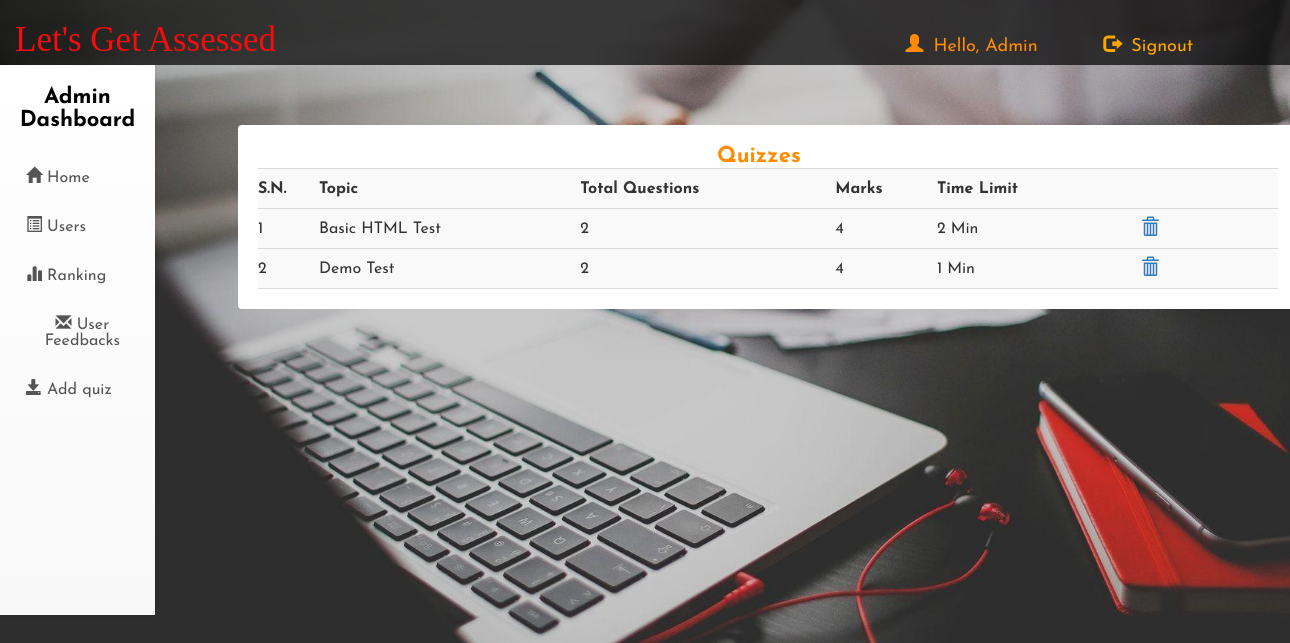
/adminpage.php (signed in), run on the app's committed database.
### tables this page shows
CREATE TABLE `quiz` (
  `qid` varchar(15) NOT NULL,
  `topic` varchar(30) NOT NULL,
  `total que` int(5) NOT NULL,
  `marks` float NOT NULL,
  `time limit` int(30) NOT NULL,
  `Des` varchar(50) NOT NULL
);

### adminpage.php (the view, shortened to what this page needs)
<?php
$q=1;
?>
<?php
    include "dbconnection.php";
    $email=$_SESSION['email'];
    $password=$_SESSION['password'];
    $sql="SELECT `name` FROM `admin` WHERE `email` LIKE '$email' AND `password` LIKE '$password'";
    $result=$conn->query($sql);
    $name = $result->fetch_assoc()
?>
<!DOCTYPE html>
<html lang="en">
<head>
    <link rel="stylesheet" href="javascript and css/account.css">
    <link rel="stylesheet" href="https://maxcdn.bootstrapcdn.com/bootstrap/3.3.7/css/bootstrap.min.css">
</head>
<body style="background-image: url(images/bg2.jpg); background-repeat: no-repeat; background-attachment:fixed; background-size:cover;">
    <header>
        <span class="logo">Let's Get Assessed</span>
        <div class="nav">
            <span class="hello"><i class="glyphicon glyphicon-user" style="padding: 10px;"></i>Hello, <?php echo $name['name']; ?></span>
            <a href="index.php" style="color: orange; text-decoration: none;"><i class="glyphicon glyphicon-log-out" style="padding: 10px;"></i>Signout</a>
        </div>
    </header>
    <form class="dashboard" method="post">
        <ul>
            <li style="font-weight: 700;" class="title">Admin Dashboard</li>
            <li><button type="submit"defaultfocus class="btn2" name="button1" value="button1"><i class="glyphicon glyphicon-home"></i> Home</button></li>
            <li><button type="submit" class="btn2" name="button2" value="button2"><i class="glyphicon glyphicon-list-alt" data-toggle=""></i> Users</button></li>
            <li><button type="submit" class="btn2" name="button3" value="button3"><i class="glyphicon glyphicon-stats"></i> Ranking</button></li>
            <li><button type="submit" class="btn2" name="button4" value="button4"><i class="glyphicon glyphicon-envelope"></i> User Feedbacks</button></li>
            <li><button type="submit" class="btn2" name="button5" value="button5"><i class="glyphicon glyphicon-save"></i> Add quiz</button></li>
        </ul>
    </form>
    <div class="form">
       <?php if($q==1){?>
       <div class="formbox" id="test">
           <span class='head'>Quizzes</span>
           <table>
               <tr>
                   <th>S.N.</th>
                   <th>Topic</th>
                   <th>Total Questions</th>
                   <th>Marks</th>
                   <th>Time Limit</th>
                   <th></th>
               </tr>
               <?php
               include "dbconnection.php";
               $sql="SELECT * FROM quiz";
               $result=$conn->query($sql);
               $c=0;
               if ($result->num_rows > 0) {
                   while($row = $result->fetch_assoc()) {
                    $c++;
                ?>
                   <tr>
                      <td><?php echo $c?></td>
                      <td><?php echo $row['topic']; ?></td>
                      <td><?php echo $row['total que']; ?></td>
                      <td><?php echo $row['marks']; ?></td>
                      <td><?php echo $row['time limit']; ?> Min</td>
                      <td><a title="Remove Quiz" href="delete.php?qid=<?php echo $row['qid']?>"><i class="glyphicon glyphicon-trash"></i></a></td>
                  </tr>
                <?php
                } }
                ?>
           </table>
       </div>
       <?php } ?>
     </div>
</body>
</html>

### account.css (style rules this page uses)
* { margin: 0; border: 0; }
body { background-repeat: no-repeat; background-size:auto; width: auto; height: auto; height: 505px; overflow: auto; }
header { background-color: rgba(15, 15, 15, 0.781); height:65px; width: 100%; padding-bottom: 20px; }
.logo { display: inline-block; margin-top: 20px; font-family:'typo'; font-size:35px; color:rgb(243,13,13); margin:15px; }
.nav { display: inline-block; margin-left:45%; font: 18px 'Josefin Sans'; color:darkorange; }
.hello { margin: 20px; font-size: 18px; }
a { font: 18px 'Josefin Sans'; background:transparent; padding:5px 10px; top: 0; text-align: center; margin: 0px 20px; cursor: pointer; }
.dashboard { display: inline-block; margin: 0; padding:20px 0px; background-image: linear-gradient(to bottom,#fff 0,#f8f8f8 100%); width:12%; position: relative; height: 109%; border: 1px solid transparent; box-shadow: inset 0 1px 0 rgb(255 255 255 / 15%), 0 1px 5px rgb(0 0 0 / 8%); }
ul { align-items: center; color: #777; padding-left: 10px; float: left; }
.title { font-size: 22px; margin-right: 10px; text-align: center; color: black; margin-bottom: 20px; }
li { display: inline-block; font: 16px 'Josefin Sans'; text-align: center; color: #555; text-decoration: none; cursor: pointer; }
.btn2 { padding: 15px; background-color: transparent; outline: none; }
.form { min-height: 440px; width: 80%; margin-right:20px ; top: 0; float: right; right: 0; bottom: 0; left: 0; outline: 0; }
.formbox { display: inline-block; background-color: white; margin-top: 60px; width: 1060px; height: auto; border-radius: 4px; padding: 20px; }
.head { font: 22px 'Josefin Sans'; font-weight: bold; margin-left: 45%; color: darkorange; }
table { font: 16px 'Josefin Sans'; width: 100%; border: none; }
tr { height: 40px; background-color: #f9f9f9; }
th, td { background: transparent; padding: 10px; border-top: 1px solid rgb(221, 218, 218); border-bottom: 1px solid rgb(221, 218, 218); }
span { font-size: 15px; }

### data on the page
quiz: topic "Basic HTML Test", total que "2", marks "4", time limit "2"
quiz: topic "Demo Test", total que "2", marks "4", time limit "1"

### other printed values
$name['name'] "Admin"
